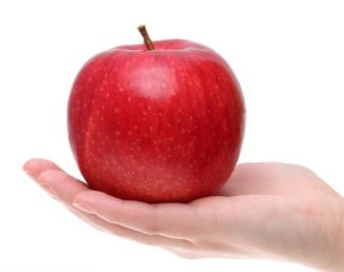
#> input picture data/apple.png, 344 x 272 px
$ python performance.py   (Python 2 division)
#> lines starting #> are read from the running program, lines starting #| are printed output that depends on the picture
import numpy as np
import cv2

img = cv2.imread("../data/apple.png")
#> img is the input picture: shape (272, 344, 3); mean B, G, R 182.8, 182.5, 229.6

e1 = cv2.getTickCount()
for i in xrange(5, 49, 2):
	img = cv2.medianBlur(img, i)
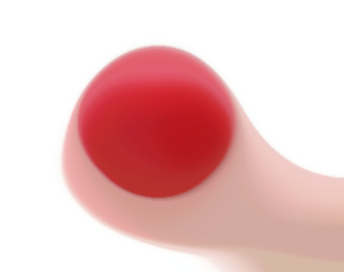
#> img: shape (272, 344, 3); mean B, G, R 194, 194.6, 235

e2 = cv2.getTickCount()

t = (e1 - e2) / cv2.getTickFrequency()

print t

# Default Optimization in OpenCV
# Check if optimization is enabled

print cv2.useOptimized()

$ run again, with data/robo.png copied over data/apple.png
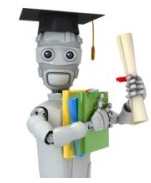
#> input picture data/robo.png, 151 x 183 px
#> img is the input picture: shape (183, 151, 3); mean B, G, R 207, 213, 210.6
#> the loop `for i in xrange(5, 49, 2):` made 22 passes
#> pass 1, `img = cv2.medianBlur(img, i)`:
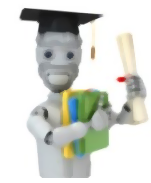
#> img: shape (183, 151, 3); mean B, G, R 208.2, 214.2, 211.8
#> after the loop `for i in xrange(5, 49, 2):`:
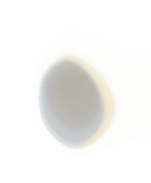
#> img: shape (183, 151, 3); mean B, G, R 241.9, 244, 244.3
